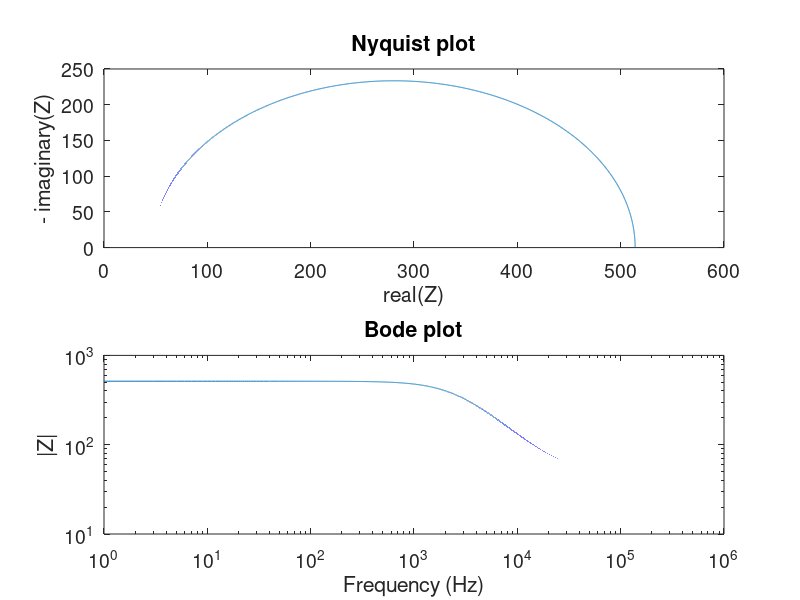
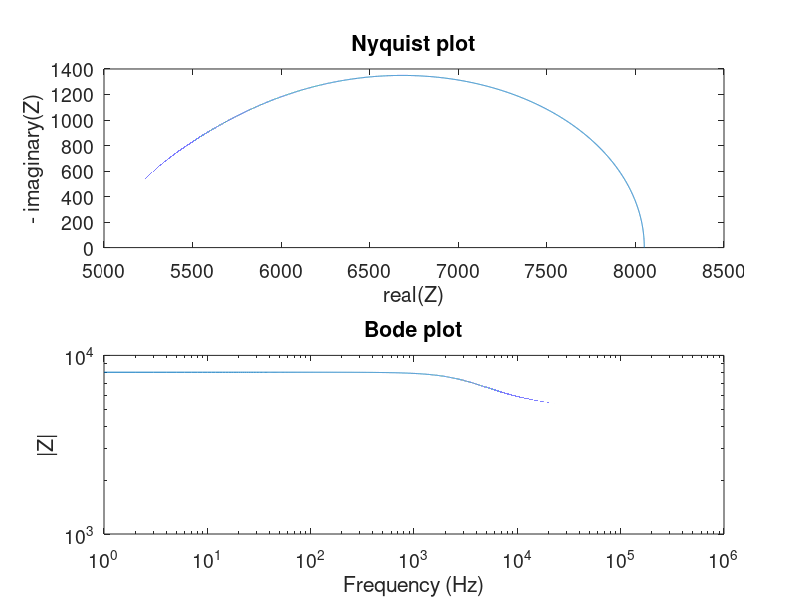

MATLAB code for these plots, in order:
%% simplest randles
% start with simplest randle's, recreate figure 5 from the following
% https://www.cei.washington.edu/wordpress/wp-content/uploads/2018/05/EIS-and-NLEIS-Wiki.pdf

Rs = 47;
Rp_1 = 467;
Cdl_1 = 860e-9;

omega = [0:1:10*1e5];
Z = Rs + Rp_1./(1+ 1i*omega*Rp_1*Cdl_1);

% make Nyquist plot
figure
subplot(2,1,1)
plot(real(Z),-imag(Z))
xlabel('real(Z)')
ylabel('- imaginary(Z)')
title('Nyquist plot')
set(gca,'fontsize',14)

% make Bode plot

subplot(2,1,2)
loglog(omega,abs(Z))
ylabel('|Z|')
xlabel('Frequency (Hz)')
title('Bode plot')
set(gca,'fontsize',14)

% looks good!

%% now do our circuit

Rs = 50; % ohms
Re_1 = 2500; % electrode
Rp_1 = 500; % polarization resistance? 
Cdl_1 = 0.1e-6; % Farads

Re_2 = 2500; 
Rp_2 = 2500; % ohms
Cdl_2 = 0.1e-6; % Farads


omega = [0:1:10*1e5]; % frequency 
Z = Rs + Re_1 + Re_2 + Rp_1./(1+ 1i*omega*Rp_1*Cdl_1) + Rp_2./(1+ 1i*omega*Rp_2*Cdl_2);

% make Nyquist plot
figure
subplot(2,1,1)
plot(real(Z),-imag(Z))
xlabel('real(Z)')
ylabel('- imaginary(Z)')
title('Nyquist plot')
set(gca,'fontsize',14)

% make Bode plot

subplot(2,1,2)
loglog(omega,abs(Z))
ylabel('|Z|')
xlabel('Frequency (Hz)')
title('Bode plot')
set(gca,'fontsize',14)